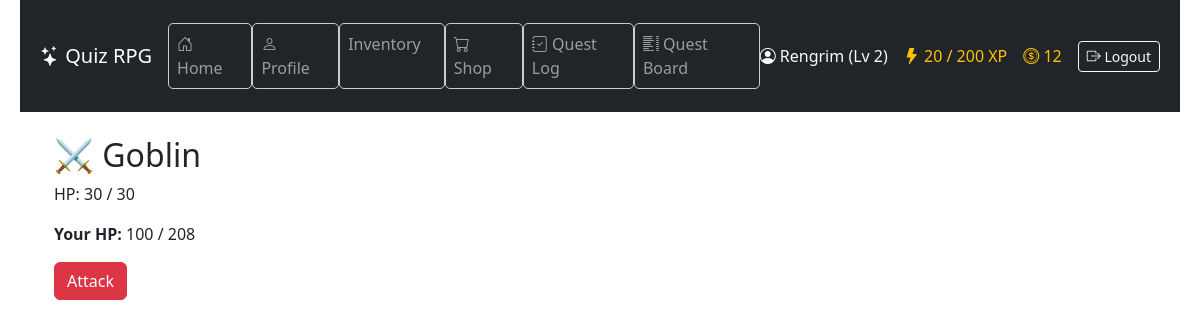
/battle/ (signed in), run on the app's committed database.
### game/models.py (models this page shows, shortened)
class Character(models.Model):
    CLASS_CHOICES = [
        ("warrior", "Warrior"),
        ("mage", "Mage"),
        ("rogue", "Rogue"),
    ]
    user = models.OneToOneField(User, on_delete=models.CASCADE)
    name = models.CharField(max_length=100)
    character_class = models.CharField(
        max_length=20, choices=CLASS_CHOICES, default="warrior"
    )
    level = models.IntegerField(default=1)
    experience = models.IntegerField(default=0)
    experience_to_next_level = models.PositiveIntegerField(default=100)
    hp = models.PositiveIntegerField(default=100)
    max_hp = models.PositiveIntegerField(default=100)
    hp_from_levels = models.PositiveIntegerField(default=0)
    mana = models.PositiveIntegerField(default=50)
    max_mana = models.PositiveIntegerField(default=50)
    mana_from_levels = models.PositiveIntegerField(default=0)
    stamina = models.PositiveIntegerField(default=50)
    max_stamina = models.PositiveIntegerField(default=50)
    armor = models.PositiveIntegerField(default=0)
    damage_reduction = models.FloatField(default=0.0)
    physical_min_damage = models.PositiveIntegerField(default=1)
    physical_max_damage = models.PositiveIntegerField(default=3)
    spell_power = models.PositiveIntegerField(default=0)
    hp_regeneration = models.PositiveIntegerField(default=0)
    mana_regeneration = models.PositiveIntegerField(default=0)
    stamina_regeneration = models.PositiveIntegerField(default=0)
    items = models.ManyToManyField("Item", related_name="characters", blank=True)
    equipped_head = models.ForeignKey(
        "Item",
        null=True,
        blank=True,
        related_name="equipped_on_head",
        on_delete=models.SET_NULL,
    )
    equipped_body = models.ForeignKey(
        "Item",
        null=True,
        blank=True,
        related_name="equipped_on_body",
        on_delete=models.SET_NULL,
    )
    equipped_legs = models.ForeignKey(
        "Item",
        null=True,
        blank=True,
        related_name="equipped_on_legs",
        on_delete=models.SET_NULL,
    )
    equipped_feet = models.ForeignKey(
        "Item",
        null=True,
        blank=True,
        related_name="equipped_on_feet",
        on_delete=models.SET_NULL,
    )
    equipped_hand_right = models.ForeignKey(
        "Item",
        null=True,
        blank=True,
        related_name="equipped_on_hand_right",
        on_delete=models.SET_NULL,
    )
    equipped_hand_left = models.ForeignKey(
        "Item",
        null=True,
        blank=True,
        related_name="equipped_on_hand_left",
        on_delete=models.SET_NULL,
    )
    strength = models.IntegerField(default=5)
    intelligence = models.IntegerField(default=5)
    dexterity = models.IntegerField(default=5)
    vitality = models.IntegerField(default=5)
    luck = models.IntegerField(default=5)
    stat_points = models.IntegerField(default=0)
    gold = models.IntegerField(default=0)
    class XpReward(TypedDict):
        total: int
        base: int
        strength_bonus: int
        intelligence_bonus: int
        double: bool

class Enemy(models.Model):
    name = models.CharField(max_length=100)
    max_hp = models.PositiveIntegerField(default=100)
    power = models.PositiveIntegerField(default=10)
    armor = models.PositiveIntegerField(default=0)
    gold_reward = models.PositiveIntegerField(default=0)
    xp_reward = models.PositiveIntegerField(default=0)

### game/views.py (the view, shortened to what this page needs)
# urls.py: path("battle/", views.battle_view, name="battle"),
@character_required
def battle_view(request):
    character = request.user.character
    enemy_id = request.session.get("current_enemy_id")
    if enemy_id:
        enemy = Enemy.objects.filter(id=enemy_id).first()
        if not enemy:
            enemy = random.choice(Enemy.objects.all())
            request.session["current_enemy_id"] = enemy.pk
            request.session["enemy_hp"] = enemy.max_hp
    else:
        enemy = random.choice(Enemy.objects.all())
        request.session["current_enemy_id"] = enemy.pk
        request.session["enemy_hp"] = enemy.max_hp
    enemy_hp = request.session.get("enemy_hp", enemy.max_hp)
    return render(request, "game/battle.html", {
        "enemy": enemy,
        "enemy_hp": enemy_hp,
        "character": character,
    })

### game/context_processors.py (called while the page is built)
def character_context(request):
    if request.user.is_authenticated:
        try:
            character = Character.objects.get(user=request.user)
            return {"character": character}
        except Character.DoesNotExist:
            return {}
    return {}

### game/templates/game/battle.html (shortened to what this page needs)
{% extends "game/base.html" %}
{% block content %}
<div class="container my-4">
  <h2>⚔️ {{ enemy.name }}</h2>
  <p>HP: {{ enemy_hp }} / {{ enemy.max_hp }}</p>
  <p><strong>Your HP:</strong> {{ character.hp }} / {{ character.max_hp }}</p>
  <form method="post">
    <button class="btn btn-danger">Attack</button>
  </form>
</div>
{% endblock %}

### game/templates/game/base.html (shortened to what this page needs)
{% load static %}
<!DOCTYPE html>
<html lang="en">
  <head>
    <link rel="stylesheet" type="text/css" href="{% static 'game/style.css' %}" />
    <link href="https://cdn.jsdelivr.net/npm/bootstrap@5.3.3/dist/css/bootstrap.min.css" rel="stylesheet" />
    <link href="https://cdn.jsdelivr.net/npm/bootstrap-icons@1.11.3/font/bootstrap-icons.css" rel="stylesheet" />
  </head>
  <body>
    <header class="bg-dark text-white">
      <nav class="navbar navbar-expand-lg navbar-dark container">
        <a class="navbar-brand" href="{% url 'home' %}">
          <i class="bi bi-stars"></i> Quiz RPG
        </a>
        <div class="collapse navbar-collapse justify-content-between" id="navbarNav">
          <ul class="navbar-nav me-auto mb-2 mb-lg-0">
            <li class="nav-item"><a class="nav-link" href="{% url 'home' %}"><i class="bi bi-house-door"></i> Home</a></li>
            <li class="nav-item"><a class="nav-link" href="{% url 'profile' %}"><i class="bi bi-person"></i> Profile</a></li>
            <li class="nav-item"><a class="nav-link" href="{% url 'inventory' %}"> Inventory</a></li>
            <li class="nav-item"><a class="nav-link" href="{% url 'shop' %}"><i class="bi bi-cart"></i> Shop</a></li>
            <li class="nav-item"><a class="nav-link" href="{% url 'quest_log' %}"><i class="bi bi-journal-check"></i> Quest Log</a></li>
            <li class="nav-item"><a class="nav-link" href="{% url 'quest_list' %}"><i class="bi bi-list-columns"></i> Quest Board</a></li>
          </ul>
          <div class="d-flex align-items-center gap-3 text-nowrap">
            {% if user.is_authenticated %}
              {% if character %}
                <span class="text-light"><i class="bi bi-person-circle"></i> {{ character.name }} (Lv {{ character.level }})</span>
                <span class="text-warning"><i class="bi bi-lightning-fill"></i> {{ character.experience }} / {{ character.level|add:"0" }}00 XP</span>
                <span class="text-warning"><i class="bi bi-coin"></i> {{ character.gold }}</span>
              {% else %}
                <span class="text-light"><i class="bi bi-person-circle"></i> {{ user.username }}</span>
              {% endif %}
              <form method="post" action="{% url 'logout' %}" class="d-inline">
                <button type="submit" class="btn btn-outline-light btn-sm">
                  <i class="bi bi-box-arrow-right"></i> Logout
                </button>
              </form>
            {% else %}
              <a href="{% url 'login' %}" class="btn btn-outline-light btn-sm"><i class="bi bi-box-arrow-in-right"></i> Login</a>
              <a href="{% url 'register' %}" class="btn btn-outline-light btn-sm"><i class="bi bi-person-plus"></i> Register</a>
            {% endif %}
          </div>
        </div>
      </nav>
    </header>
    <main class="container mb-5">
      {% block content %}{% endblock %}
    </main>
  </body>
</html>

### game/static/game/style.css (style rules this page uses)
body { font-family: "Segoe UI", sans-serif; background-color: #f4f4f4; color: #333; margin: 0; padding: 0 20px; }
header { background-color: #222; color: white; padding: 15px 20px; display: flex; flex-direction: column; align-items: flex-start; }
nav a { color: #ddd; text-decoration: none; margin-right: 15px; }
nav li { background: none !important; width: auto !important; height: auto !important; padding: 0 !important; margin: 0 !important; display: list-item; }
h1, h2 { color: #2a2a2a; }
button { background-color: #4CAF50; color: white; border: none; padding: 8px 16px; margin-top: 5px; cursor: pointer; border-radius: 4px; }
ul { list-style: none; padding-left: 0; }
li { background-color: white; border: 1px solid #ccc; margin: 5px 0; padding: 10px; border-radius: 5px; }

### data on the page
Character: name "Rengrim", level "2", experience "20", level|add "2", gold "12", hp "100", max_hp "208"
Enemy: name "Goblin", max_hp "30"

### other printed values
{{ enemy_hp }} "30"
